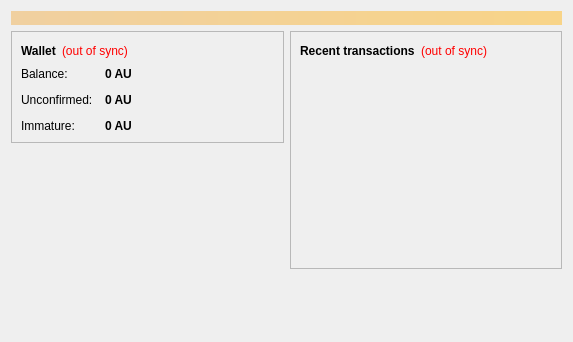
<?xml version="1.0" encoding="UTF-8"?>
<ui version="4.0">
 <class>OverviewPage</class>
 <widget class="QWidget" name="OverviewPage">
  <property name="geometry">
   <rect>
    <x>0</x>
    <y>0</y>
    <width>573</width>
    <height>342</height>
   </rect>
  </property>
  <property name="windowTitle">
   <string>Form</string>
  </property>
  <layout class="QVBoxLayout" name="topLayout">
   <item>
    <widget class="QLabel" name="labelAlerts">
     <property name="visible">
      <bool>false</bool>
     </property>
     <property name="styleSheet">
      <string notr="true">background-color: qlineargradient(x1: 0, y1: 0, x2: 1, y2: 0, stop:0 #F0D0A0, stop:1 #F8D488); color:#000000;</string>
     </property>
     <property name="wordWrap">
      <bool>true</bool>
     </property>
     <property name="margin">
      <number>3</number>
     </property>
    </widget>
   </item>
   <item>
    <layout class="QHBoxLayout" name="horizontalLayout" stretch="1,1">
     <item>
      <layout class="QVBoxLayout" name="verticalLayout_2">
       <item>
        <widget class="QFrame" name="frame">
         <property name="frameShape">
          <enum>QFrame::StyledPanel</enum>
         </property>
         <property name="frameShadow">
          <enum>QFrame::Raised</enum>
         </property>
         <layout class="QVBoxLayout" name="verticalLayout_4">
          <item>
           <layout class="QHBoxLayout" name="horizontalLayout_4">
            <item>
             <widget class="QLabel" name="label_5">
              <property name="font">
               <font>
                <weight>75</weight>
                <bold>true</bold>
               </font>
              </property>
              <property name="text">
               <string>Wallet</string>
              </property>
             </widget>
            </item>
            <item>
             <widget class="QLabel" name="labelWalletStatus">
              <property name="toolTip">
               <string>The displayed information may be out of date. Your wallet automatically synchronizes with the Aurum network after a connection is established, but this process has not completed yet.</string>
              </property>
              <property name="styleSheet">
               <string notr="true">QLabel { color: red; }</string>
              </property>
              <property name="text">
               <string notr="true">(out of sync)</string>
              </property>
              <property name="alignment">
               <set>Qt::AlignLeading|Qt::AlignLeft|Qt::AlignVCenter</set>
              </property>
             </widget>
            </item>
            <item>
             <spacer name="horizontalSpacer_2">
              <property name="orientation">
               <enum>Qt::Horizontal</enum>
              </property>
              <property name="sizeHint" stdset="0">
               <size>
                <width>40</width>
                <height>20</height>
               </size>
              </property>
             </spacer>
            </item>
           </layout>
          </item>
          <item>
           <layout class="QFormLayout" name="formLayout_2">
            <property name="fieldGrowthPolicy">
             <enum>QFormLayout::AllNonFixedFieldsGrow</enum>
            </property>
            <property name="horizontalSpacing">
             <number>12</number>
            </property>
            <property name="verticalSpacing">
             <number>12</number>
            </property>
            <item row="0" column="0">
             <widget class="QLabel" name="label">
              <property name="text">
               <string>Balance:</string>
              </property>
             </widget>
            </item>
            <item row="0" column="1">
             <widget class="QLabel" name="labelBalance">
              <property name="font">
               <font>
                <weight>75</weight>
                <bold>true</bold>
               </font>
              </property>
              <property name="cursor">
               <cursorShape>IBeamCursor</cursorShape>
              </property>
              <property name="toolTip">
               <string>Your current balance</string>
              </property>
              <property name="text">
               <string notr="true">0 AU</string>
              </property>
              <property name="textInteractionFlags">
               <set>Qt::LinksAccessibleByMouse|Qt::TextSelectableByKeyboard|Qt::TextSelectableByMouse</set>
              </property>
             </widget>
            </item>
            <item row="1" column="0">
             <widget class="QLabel" name="label_3">
              <property name="text">
               <string>Unconfirmed:</string>
              </property>
             </widget>
            </item>
            <item row="1" column="1">
             <widget class="QLabel" name="labelUnconfirmed">
              <property name="font">
               <font>
                <weight>75</weight>
                <bold>true</bold>
               </font>
              </property>
              <property name="cursor">
               <cursorShape>IBeamCursor</cursorShape>
              </property>
              <property name="toolTip">
               <string>Total of transactions that have yet to be confirmed, and do not yet count toward the current balance</string>
              </property>
              <property name="text">
               <string notr="true">0 AU</string>
              </property>
              <property name="textInteractionFlags">
               <set>Qt::LinksAccessibleByMouse|Qt::TextSelectableByKeyboard|Qt::TextSelectableByMouse</set>
              </property>
             </widget>
            </item>
            <item row="2" column="0">
             <widget class="QLabel" name="labelImmatureText">
              <property name="text">
               <string>Immature:</string>
              </property>
             </widget>
            </item>
            <item row="2" column="1">
             <widget class="QLabel" name="labelImmature">
              <property name="font">
               <font>
                <weight>75</weight>
                <bold>true</bold>
               </font>
              </property>
              <property name="toolTip">
               <string>Mined balance that has not yet matured</string>
              </property>
              <property name="text">
               <string notr="true">0 AU</string>
              </property>
              <property name="textInteractionFlags">
               <set>Qt::LinksAccessibleByMouse|Qt::TextSelectableByKeyboard|Qt::TextSelectableByMouse</set>
              </property>
             </widget>
            </item>
           </layout>
          </item>
         </layout>
        </widget>
       </item>
       <item>
        <spacer name="verticalSpacer">
         <property name="orientation">
          <enum>Qt::Vertical</enum>
         </property>
         <property name="sizeHint" stdset="0">
          <size>
           <width>20</width>
           <height>40</height>
          </size>
         </property>
        </spacer>
       </item>
      <item>
         <widget class="QLabel" name="coinimage">
          <property name="text">
           <string/>
          </property>
          <property name="pixmap">
           <pixmap resource="../bitcoin.qrc">:/icons/bitcoin</pixmap>
          </property>
          <property name="scaledContents">
           <bool>false</bool>
          </property>
          <property name="alignment">
           <set>Qt::AlignCenter</set>
          </property>
          <property name="margin">
           <number>-2</number>
          </property>
         </widget>
        </item>
      </layout>
     </item>
     <item>
      <layout class="QVBoxLayout" name="verticalLayout_3">
       <item>
        <widget class="QFrame" name="frame_2">
         <property name="frameShape">
          <enum>QFrame::StyledPanel</enum>
         </property>
         <property name="frameShadow">
          <enum>QFrame::Raised</enum>
         </property>
         <layout class="QVBoxLayout" name="verticalLayout">
          <item>
           <layout class="QHBoxLayout" name="horizontalLayout_2">
            <item>
             <widget class="QLabel" name="label_4">
              <property name="text">
               <string>&lt;b&gt;Recent transactions&lt;/b&gt;</string>
              </property>
             </widget>
            </item>
            <item>
             <widget class="QLabel" name="labelTransactionsStatus">
              <property name="toolTip">
               <string>The displayed information may be out of date. Your wallet automatically synchronizes with the Aurum network after a connection is established, but this process has not completed yet.</string>
              </property>
              <property name="styleSheet">
               <string notr="true">QLabel { color: red; }</string>
              </property>
              <property name="text">
               <string notr="true">(out of sync)</string>
              </property>
              <property name="alignment">
               <set>Qt::AlignRight|Qt::AlignTrailing|Qt::AlignVCenter</set>
              </property>
             </widget>
            </item>
            <item>
             <spacer name="horizontalSpacer">
              <property name="orientation">
               <enum>Qt::Horizontal</enum>
              </property>
              <property name="sizeHint" stdset="0">
               <size>
                <width>40</width>
                <height>20</height>
               </size>
              </property>
             </spacer>
            </item>
           </layout>
          </item>
          <item>
           <widget class="QListView" name="listTransactions">
            <property name="styleSheet">
             <string notr="true">QListView { background: transparent; }</string>
            </property>
            <property name="frameShape">
             <enum>QFrame::NoFrame</enum>
            </property>
            <property name="verticalScrollBarPolicy">
             <enum>Qt::ScrollBarAlwaysOff</enum>
            </property>
            <property name="horizontalScrollBarPolicy">
             <enum>Qt::ScrollBarAlwaysOff</enum>
            </property>
            <property name="selectionMode">
             <enum>QAbstractItemView::NoSelection</enum>
            </property>
           </widget>
          </item>
         </layout>
        </widget>
       </item>
       <item>
        <spacer name="verticalSpacer_2">
         <property name="orientation">
          <enum>Qt::Vertical</enum>
         </property>
         <property name="sizeHint" stdset="0">
          <size>
           <width>20</width>
           <height>40</height>
          </size>
         </property>
        </spacer>
       </item>
      </layout>
     </item>
    </layout>
   </item>
  </layout>
 </widget>
 <resources/>
 <connections/>
</ui>
